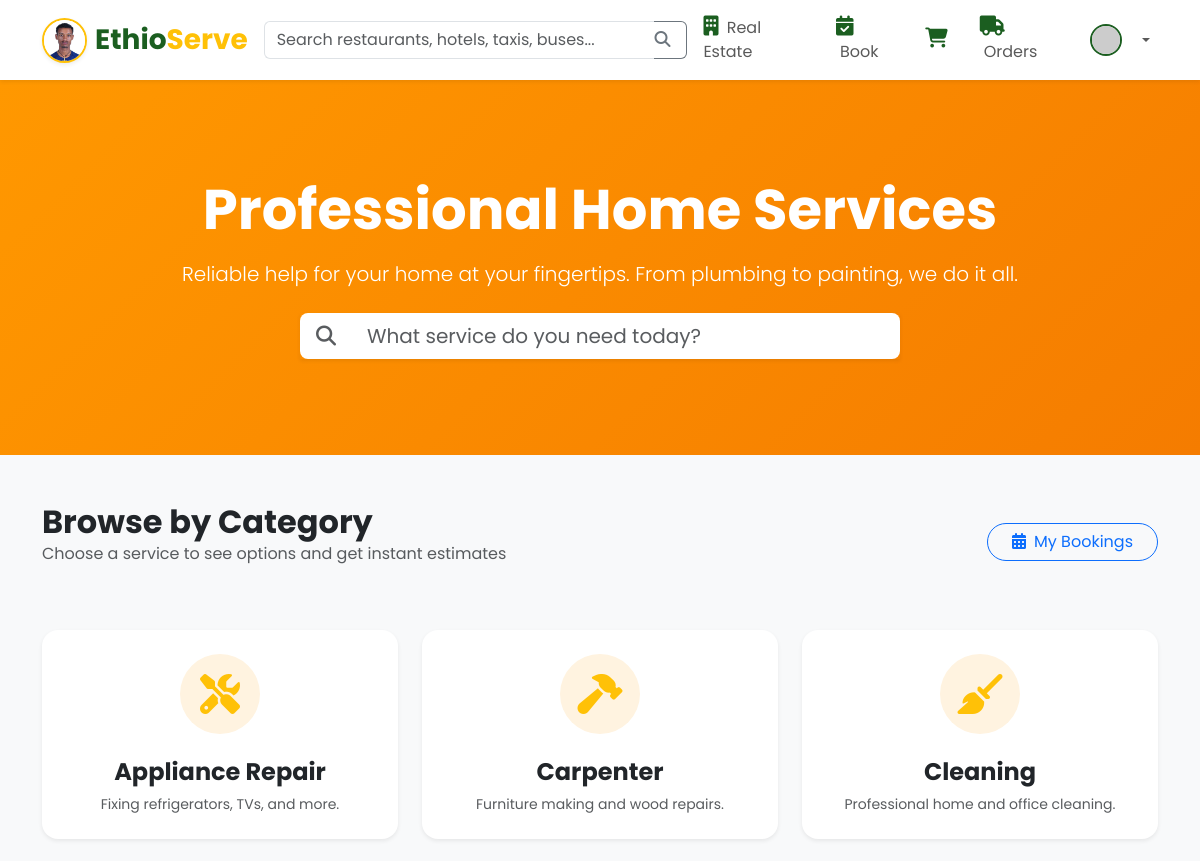
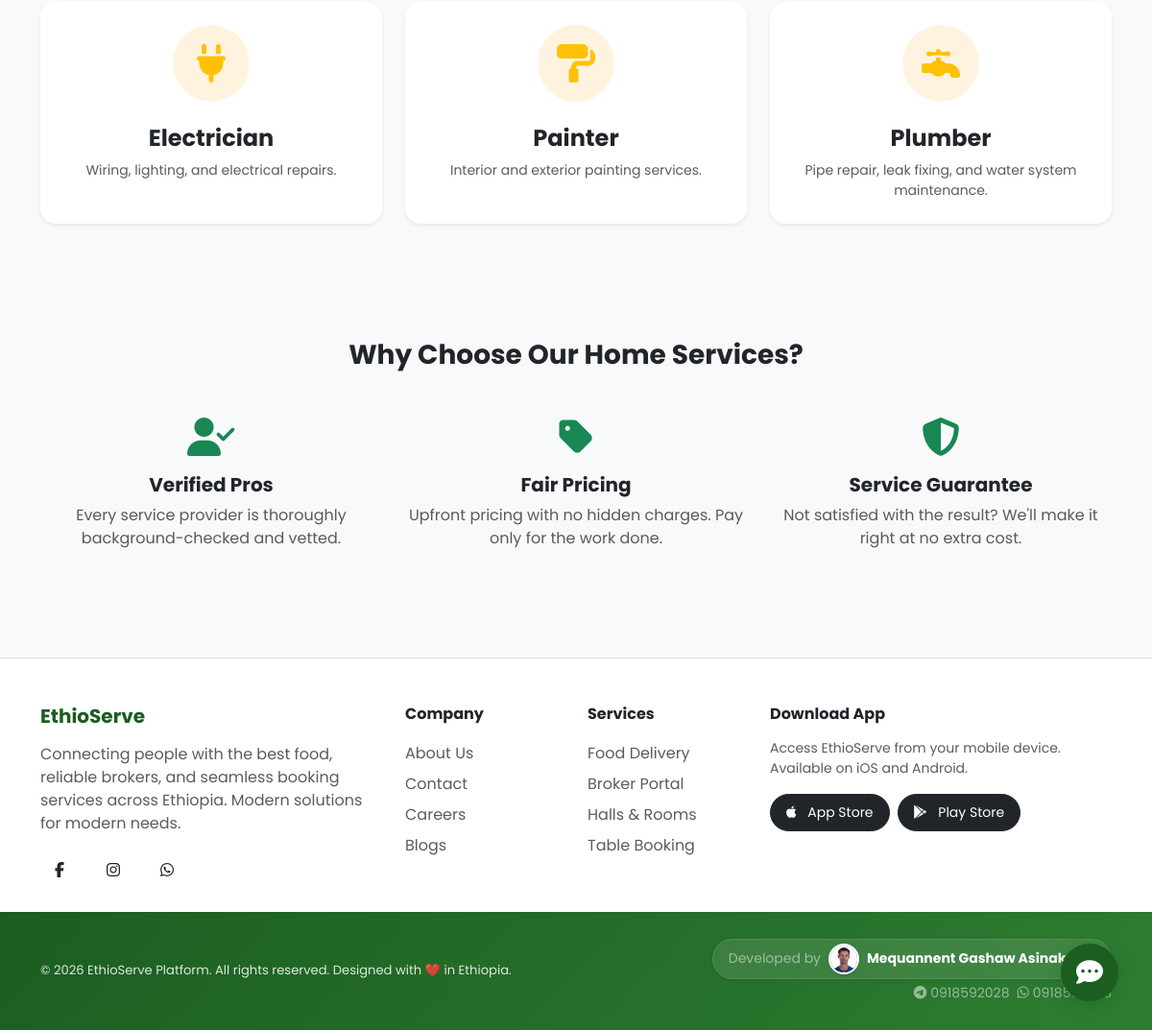
The page /customer/home_services.php (signed in) on the database its author committed (2 pictures, top to bottom).
### tables this page shows
CREATE TABLE `home_service_categories` (
  `id` int(11) NOT NULL AUTO_INCREMENT,
  `name` varchar(100) NOT NULL,
  `icon` varchar(50) NOT NULL,
  `description` text DEFAULT NULL,
  `created_at` timestamp NOT NULL DEFAULT current_timestamp(),
  PRIMARY KEY (`id`)
);

### customer/home_services.php (the view, shortened to what this page needs)
<?php
require_once '../includes/db.php';
$stmt = $pdo->query("SELECT * FROM home_service_categories ORDER BY name ASC");
$categories = $stmt->fetchAll();
include '../includes/header.php';
?>
<div class="home-services-hero py-5 mb-5 text-white"
    style="background: linear-gradient(135deg, #FF9800 0%, #F57C00 100%);">
    <div class="container text-center py-5">
        <h1 class="display-4 fw-bold mb-3">Professional Home Services</h1>
        <p class="lead mb-4">Reliable help for your home at your fingertips. From plumbing to painting, we do it all.
        </p>
        <div class="search-bar-wrapper mx-auto" style="max-width: 600px;">
            <div class="input-group input-group-lg shadow-sm">
                <span class="input-group-text bg-white border-0"><i class="fas fa-search text-muted"></i></span>
                <input type="text" id="serviceSearch" class="form-control border-0"
                    placeholder="What service do you need today?">
            </div>
        </div>
    </div>
</div>
<div class="container mb-5">
    <div class="d-flex justify-content-between align-items-center mb-5">
        <div>
            <h2 class="fw-bold mb-0">Browse by Category</h2>
            <p class="text-muted">Choose a service to see options and get instant estimates</p>
        </div>
        <a href="my_home_bookings.php" class="btn btn-outline-primary rounded-pill px-4">
            <i class="fas fa-calendar-alt me-2"></i>My Bookings
        </a>
    </div>
    <div class="row g-4" id="categoryGrid">
        <?php foreach ($categories as $cat): ?>
            <div class="col-md-6 col-lg-4 category-card-wrapper">
                <a href="home_service_details.php?id=<?php echo $cat['id']; ?>" class="text-decoration-none">
                    <div
                        class="card h-100 border-0 shadow-sm rounded-4 p-4 text-center hover-lift transition-all hov-green">
                        <div class="icon-circle mb-4 mx-auto"
                            style="width: 80px; height: 80px; background: #FFF3E0; border-radius: 50%; display: flex; align-items: center; justify-content: center;">
                            <i class="<?php echo $cat['icon']; ?> text-warning fs-1"></i>
                        </div>
                        <h4 class="fw-bold text-dark mb-2">
                            <?php echo htmlspecialchars($cat['name']); ?>
                        </h4>
                        <p class="text-muted small mb-0">
                            <?php echo htmlspecialchars($cat['description']); ?>
                        </p>
                    </div>
                </a>
            </div>
        <?php endforeach; ?>
    </div>
</div>
<div class="bg-light py-5">
    <div class="container mt-4">
        <h3 class="fw-bold text-center mb-5">Why Choose Our Home Services?</h3>
        <div class="row g-4">
            <div class="col-md-4 text-center">
                <div class="mb-3"><i class="fas fa-user-check text-success fs-1"></i></div>
                <h5 class="fw-bold">Verified Pros</h5>
                <p class="text-muted">Every service provider is thoroughly background-checked and vetted.</p>
            </div>
            <div class="col-md-4 text-center">
                <div class="mb-3"><i class="fas fa-tag text-success fs-1"></i></div>
                <h5 class="fw-bold">Fair Pricing</h5>
                <p class="text-muted">Upfront pricing with no hidden charges. Pay only for the work done.</p>
            </div>
            <div class="col-md-4 text-center">
                <div class="mb-3"><i class="fas fa-shield-alt text-success fs-1"></i></div>
                <h5 class="fw-bold">Service Guarantee</h5>
                <p class="text-muted">Not satisfied with the result? We'll make it right at no extra cost.</p>
            </div>
        </div>
    </div>
</div>
<?php include '../includes/footer.php'; ?>

### assets/css/style.css (style rules this page uses)
:root { --primary-green: #1B5E20; --secondary-gold: #F9A825; --accent-red: #C62828; --bg-light: #F8F9FA; --text-dark: #212529; --white: #ffffff; --shadow-sm: 0 .125rem .25rem rgba(0, 0, 0, .075); --shadow-md: 0 .5rem 1rem rgba(0, 0, 0, .15); --transition-base: all 0.3s ease-in-out; }
body { font-family: 'Poppins', 'Inter', sans-serif; background-color: var(--bg-light); color: var(--text-dark); }
h1, h2, h3, h4, h5, h6 { font-weight: 700; }
.card { border: none; border-radius: 12px; box-shadow: var(--shadow-sm); transition: var(--transition-base); overflow: hidden; }

### rows shown on the page
home_service_categories: name "Appliance Repair", description "Fixing refrigerators, TVs, and more."
home_service_categories: name "Carpenter", description "Furniture making and wood repairs."
home_service_categories: name "Cleaning", description "Professional home and office cleaning."
home_service_categories: name "Electrician", description "Wiring, lighting, and electrical repairs."
home_service_categories: name "Painter", description "Interior and exterior painting services."
home_service_categories: name "Plumber", description "Pipe repair, leak fixing, and water system maintenance."
